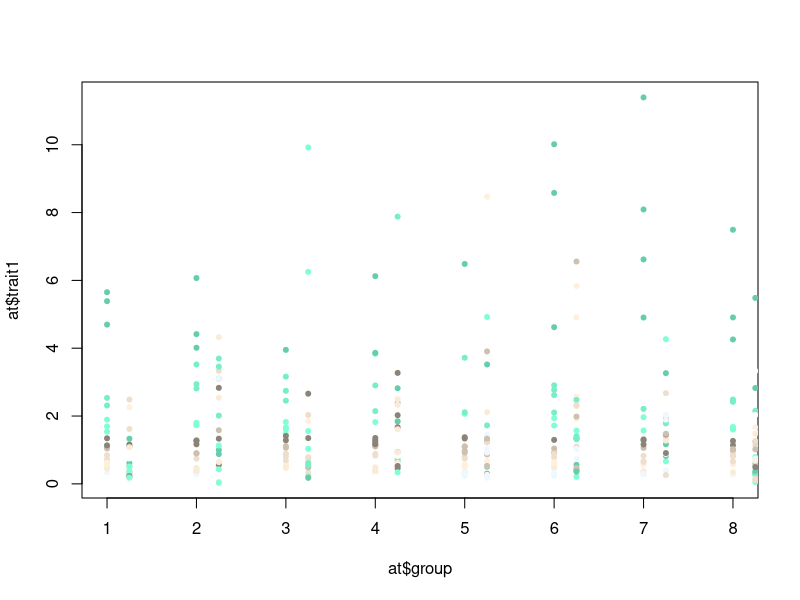

Source code (R):
at <- data.frame(group = c(1:8), trait1 = rlnorm(200, 0, 1), trait2 = rlnorm(200, 0, 1))

ranks = rank(at$trait1)#ranks all values by trait1
my_cols = colors(10)#this will pick some ugly colors
val_cols = my_cols[as.numeric(cut(ranks, breaks=10))]#sets the color of each point based on its rank


plot(at$group, at$trait1, pch=20, col=val_cols)
points(at$group+0.25, at$trait2, pch=20, col=val_cols)#trait2 is oddset to the right  abit
